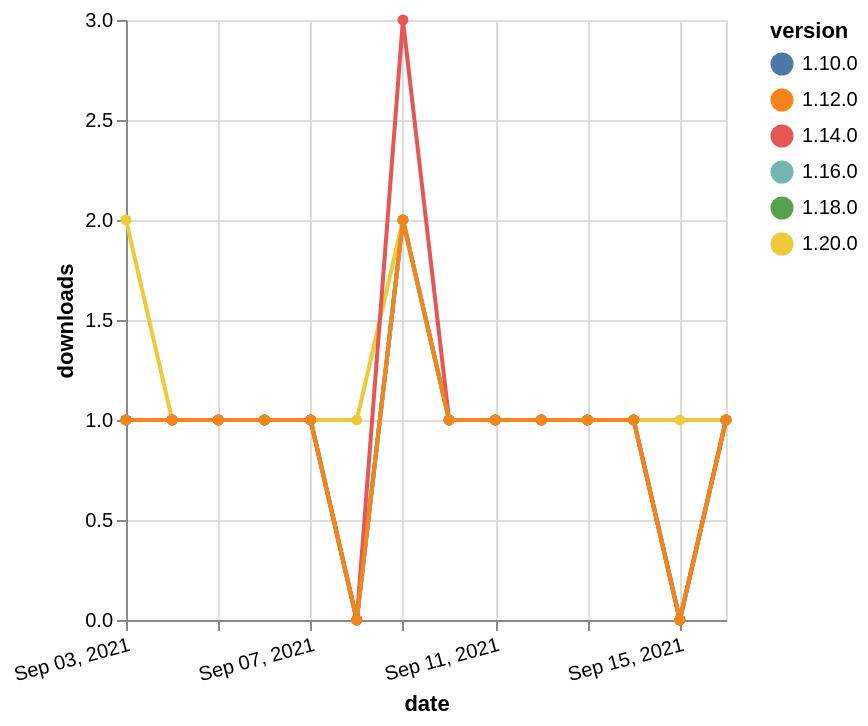

This figure's Vega-Lite source:
### Vega-Lite specification from a JSON file in a GitHub repository (floating-point values rounded to 4 significant figures)
{"$schema": "https://vega.github.io/schema/vega-lite/v5.json", "description": "A simple bar chart with embedded data.", "data": {"values": [{"date": "2021-09-03", "total": 163, "delta": 1, "version": "1.18.0"}, {"date": "2021-09-04", "total": 164, "delta": 1, "version": "1.18.0"}, {"date": "2021-09-05", "total": 165, "delta": 1, "version": "1.18.0"}, {"date": "2021-09-06", "total": 166, "delta": 1, "version": "1.18.0"}, {"date": "2021-09-07", "total": 167, "delta": 1, "version": "1.18.0"}, {"date": "2021-09-08", "total": 167, "delta": 0, "version": "1.18.0"}, {"date": "2021-09-09", "total": 169, "delta": 2, "version": "1.18.0"}, {"date": "2021-09-10", "total": 170, "delta": 1, "version": "1.18.0"}, {"date": "2021-09-11", "total": 171, "delta": 1, "version": "1.18.0"}, {"date": "2021-09-12", "total": 172, "delta": 1, "version": "1.18.0"}, {"date": "2021-09-13", "total": 173, "delta": 1, "version": "1.18.0"}, {"date": "2021-09-14", "total": 174, "delta": 1, "version": "1.18.0"}, {"date": "2021-09-15", "total": 174, "delta": 0, "version": "1.18.0"}, {"date": "2021-09-16", "total": 175, "delta": 1, "version": "1.18.0"}, {"date": "2021-09-03", "total": 208, "delta": 1, "version": "1.10.0"}, {"date": "2021-09-04", "total": 209, "delta": 1, "version": "1.10.0"}, {"date": "2021-09-05", "total": 210, "delta": 1, "version": "1.10.0"}, {"date": "2021-09-06", "total": 211, "delta": 1, "version": "1.10.0"}, {"date": "2021-09-07", "total": 212, "delta": 1, "version": "1.10.0"}, {"date": "2021-09-08", "total": 212, "delta": 0, "version": "1.10.0"}, {"date": "2021-09-09", "total": 214, "delta": 2, "version": "1.10.0"}, {"date": "2021-09-10", "total": 215, "delta": 1, "version": "1.10.0"}, {"date": "2021-09-11", "total": 216, "delta": 1, "version": "1.10.0"}, {"date": "2021-09-12", "total": 217, "delta": 1, "version": "1.10.0"}, {"date": "2021-09-13", "total": 218, "delta": 1, "version": "1.10.0"}, {"date": "2021-09-14", "total": 219, "delta": 1, "version": "1.10.0"}, {"date": "2021-09-15", "total": 219, "delta": 0, "version": "1.10.0"}, {"date": "2021-09-16", "total": 220, "delta": 1, "version": "1.10.0"}, {"date": "2021-09-03", "total": 115, "delta": 2, "version": "1.20.0"}, {"date": "2021-09-04", "total": 116, "delta": 1, "version": "1.20.0"}, {"date": "2021-09-05", "total": 117, "delta": 1, "version": "1.20.0"}, {"date": "2021-09-06", "total": 118, "delta": 1, "version": "1.20.0"}, {"date": "2021-09-07", "total": 119, "delta": 1, "version": "1.20.0"}, {"date": "2021-09-08", "total": 120, "delta": 1, "version": "1.20.0"}, {"date": "2021-09-09", "total": 122, "delta": 2, "version": "1.20.0"}, {"date": "2021-09-10", "total": 123, "delta": 1, "version": "1.20.0"}, {"date": "2021-09-11", "total": 124, "delta": 1, "version": "1.20.0"}, {"date": "2021-09-12", "total": 125, "delta": 1, "version": "1.20.0"}, {"date": "2021-09-13", "total": 126, "delta": 1, "version": "1.20.0"}, {"date": "2021-09-14", "total": 127, "delta": 1, "version": "1.20.0"}, {"date": "2021-09-15", "total": 128, "delta": 1, "version": "1.20.0"}, {"date": "2021-09-16", "total": 129, "delta": 1, "version": "1.20.0"}, {"date": "2021-09-03", "total": 142, "delta": 1, "version": "1.16.0"}, {"date": "2021-09-04", "total": 143, "delta": 1, "version": "1.16.0"}, {"date": "2021-09-05", "total": 144, "delta": 1, "version": "1.16.0"}, {"date": "2021-09-06", "total": 145, "delta": 1, "version": "1.16.0"}, {"date": "2021-09-07", "total": 146, "delta": 1, "version": "1.16.0"}, {"date": "2021-09-08", "total": 146, "delta": 0, "version": "1.16.0"}, {"date": "2021-09-09", "total": 148, "delta": 2, "version": "1.16.0"}, {"date": "2021-09-10", "total": 149, "delta": 1, "version": "1.16.0"}, {"date": "2021-09-11", "total": 150, "delta": 1, "version": "1.16.0"}, {"date": "2021-09-12", "total": 151, "delta": 1, "version": "1.16.0"}, {"date": "2021-09-13", "total": 152, "delta": 1, "version": "1.16.0"}, {"date": "2021-09-14", "total": 153, "delta": 1, "version": "1.16.0"}, {"date": "2021-09-15", "total": 153, "delta": 0, "version": "1.16.0"}, {"date": "2021-09-16", "total": 154, "delta": 1, "version": "1.16.0"}, {"date": "2021-09-03", "total": 164, "delta": 1, "version": "1.14.0"}, {"date": "2021-09-04", "total": 165, "delta": 1, "version": "1.14.0"}, {"date": "2021-09-05", "total": 166, "delta": 1, "version": "1.14.0"}, {"date": "2021-09-06", "total": 167, "delta": 1, "version": "1.14.0"}, {"date": "2021-09-07", "total": 168, "delta": 1, "version": "1.14.0"}, {"date": "2021-09-08", "total": 168, "delta": 0, "version": "1.14.0"}, {"date": "2021-09-09", "total": 171, "delta": 3, "version": "1.14.0"}, {"date": "2021-09-10", "total": 172, "delta": 1, "version": "1.14.0"}, {"date": "2021-09-11", "total": 173, "delta": 1, "version": "1.14.0"}, {"date": "2021-09-12", "total": 174, "delta": 1, "version": "1.14.0"}, {"date": "2021-09-13", "total": 175, "delta": 1, "version": "1.14.0"}, {"date": "2021-09-14", "total": 176, "delta": 1, "version": "1.14.0"}, {"date": "2021-09-15", "total": 176, "delta": 0, "version": "1.14.0"}, {"date": "2021-09-16", "total": 177, "delta": 1, "version": "1.14.0"}, {"date": "2021-09-03", "total": 178, "delta": 1, "version": "1.12.0"}, {"date": "2021-09-04", "total": 179, "delta": 1, "version": "1.12.0"}, {"date": "2021-09-05", "total": 180, "delta": 1, "version": "1.12.0"}, {"date": "2021-09-06", "total": 181, "delta": 1, "version": "1.12.0"}, {"date": "2021-09-07", "total": 182, "delta": 1, "version": "1.12.0"}, {"date": "2021-09-08", "total": 182, "delta": 0, "version": "1.12.0"}, {"date": "2021-09-09", "total": 184, "delta": 2, "version": "1.12.0"}, {"date": "2021-09-10", "total": 185, "delta": 1, "version": "1.12.0"}, {"date": "2021-09-11", "total": 186, "delta": 1, "version": "1.12.0"}, {"date": "2021-09-12", "total": 187, "delta": 1, "version": "1.12.0"}, {"date": "2021-09-13", "total": 188, "delta": 1, "version": "1.12.0"}, {"date": "2021-09-14", "total": 189, "delta": 1, "version": "1.12.0"}, {"date": "2021-09-15", "total": 189, "delta": 0, "version": "1.12.0"}, {"date": "2021-09-16", "total": 190, "delta": 1, "version": "1.12.0"}]}, "width": "container", "mark": {"type": "line", "point": {"filled": true}}, "encoding": {"x": {"field": "date", "type": "temporal", "timeUnit": "yearmonthdate", "title": "date", "axis": {"labelAngle": -15}}, "y": {"field": "delta", "type": "quantitative", "title": "downloads"}, "color": {"field": "version", "type": "nominal"}, "tooltip": {"field": "delta"}}}
